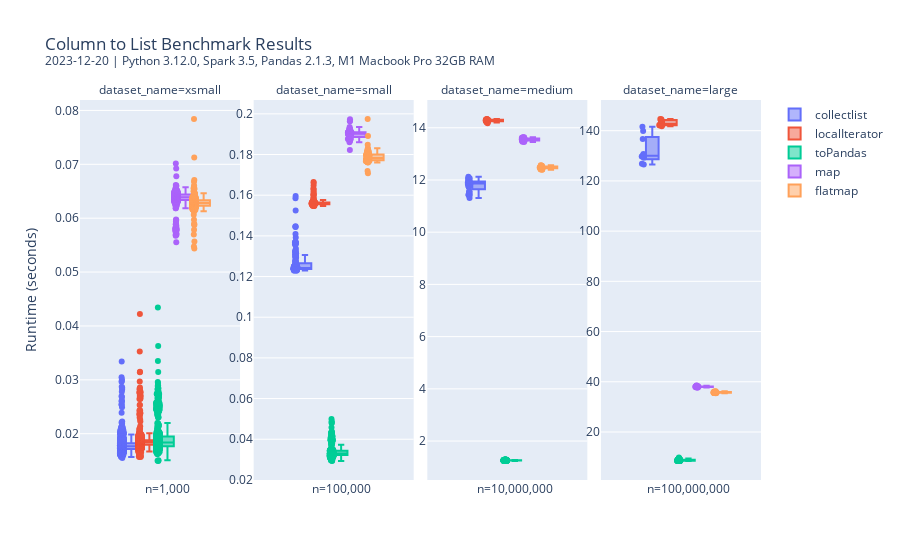

The notebook cell this image was saved under:
### Code cell
show_boxplot(result_df)

### Figure 1 — Plotly figure (JSON) as saved in the notebook; plotly's stock layout.template omitted (floating-point values rounded to 4 significant figures; data arrays with more than 128 entries replaced by an {"elided": "..."} marker saying what was removed)
{"data": [{"alignmentgroup": "True", "boxpoints": "all", "hovertemplate": "test_name=collectlist<br>dataset_name=xsmall<br>dataset_size_formatted=%{x}<br>Runtime (seconds)=%{y}<extra></extra>", "legendgroup": "collectlist", "marker": {"color": "#636efa"}, "name": "collectlist", "notched": false, "offsetgroup": "collectlist", "orientation": "v", "showlegend": true, "type": "box", "x": {"elided": "1132 str values"}, "x0": " ", "xaxis": "x", "y": {"elided": "1132 float values"}, "y0": " ", "yaxis": "y"}, {"alignmentgroup": "True", "boxpoints": "all", "hovertemplate": "test_name=collectlist<br>dataset_name=small<br>dataset_size_formatted=%{x}<br>Runtime (seconds)=%{y}<extra></extra>", "legendgroup": "collectlist", "marker": {"color": "#636efa"}, "name": "collectlist", "notched": false, "offsetgroup": "collectlist", "orientation": "v", "showlegend": false, "type": "box", "x": {"elided": "161 str values"}, "x0": " ", "xaxis": "x2", "y": {"elided": "161 float values"}, "y0": " ", "yaxis": "y2"}, {"alignmentgroup": "True", "boxpoints": "all", "hovertemplate": "test_name=collectlist<br>dataset_name=medium<br>dataset_size_formatted=%{x}<br>Runtime (seconds)=%{y}<extra></extra>", "legendgroup": "collectlist", "marker": {"color": "#636efa"}, "name": "collectlist", "notched": false, "offsetgroup": "collectlist", "orientation": "v", "showlegend": false, "type": "box", "x": ["n=10,000,000", "n=10,000,000", "n=10,000,000", "n=10,000,000", "n=10,000,000", "n=10,000,000", "n=10,000,000", "n=10,000,000", "n=10,000,000", "n=10,000,000", "n=10,000,000", "n=10,000,000", "n=10,000,000", "n=10,000,000", "n=10,000,000", "n=10,000,000", "n=10,000,000", "n=10,000,000", "n=10,000,000", "n=10,000,000", "n=10,000,000", "n=10,000,000", "n=10,000,000", "n=10,000,000", "n=10,000,000", "n=10,000,000", "n=10,000,000", "n=10,000,000", "n=10,000,000", "n=10,000,000", "n=10,000,000", "n=10,000,000"], "x0": " ", "xaxis": "x3", "y": [11.53, 11.57, 11.95, 12.05, 11.81, 11.82, 11.76, 11.46, 11.42, 11.75, 11.83, 11.86, 11.87, 11.43, 11.91, 12.04, 12.07, 11.96, 11.97, 11.31, 11.92, 11.9, 11.95, 11.72, 11.45, 11.94, 11.92, 11.81, 11.89, 12.13, 11.55, 11.9], "y0": " ", "yaxis": "y3"}, {"alignmentgroup": "True", "boxpoints": "all", "hovertemplate": "test_name=collectlist<br>dataset_name=large<br>dataset_size_formatted=%{x}<br>Runtime (seconds)=%{y}<extra></extra>", "legendgroup": "collectlist", "marker": {"color": "#636efa"}, "name": "collectlist", "notched": false, "offsetgroup": "collectlist", "orientation": "v", "showlegend": false, "type": "box", "x": ["n=100,000,000", "n=100,000,000", "n=100,000,000", "n=100,000,000", "n=100,000,000", "n=100,000,000", "n=100,000,000", "n=100,000,000", "n=100,000,000"], "x0": " ", "xaxis": "x4", "y": [129.2, 126.5, 130.0, 130.7, 126.9, 139.9, 141.5, 136.7, 129.8], "y0": " ", "yaxis": "y4"}, {"alignmentgroup": "True", "boxpoints": "all", "hovertemplate": "test_name=localIterator<br>dataset_name=xsmall<br>dataset_size_formatted=%{x}<br>Runtime (seconds)=%{y}<extra></extra>", "legendgroup": "localIterator", "marker": {"color": "#EF553B"}, "name": "localIterator", "notched": false, "offsetgroup": "localIterator", "orientation": "v", "showlegend": true, "type": "box", "x": {"elided": "1124 str values"}, "x0": " ", "xaxis": "x", "y": {"elided": "1124 float values"}, "y0": " ", "yaxis": "y"}, {"alignmentgroup": "True", "boxpoints": "all", "hovertemplate": "test_name=localIterator<br>dataset_name=small<br>dataset_size_formatted=%{x}<br>Runtime (seconds)=%{y}<extra></extra>", "legendgroup": "localIterator", "marker": {"color": "#EF553B"}, "name": "localIterator", "notched": false, "offsetgroup": "localIterator", "orientation": "v", "showlegend": false, "type": "box", "x": ["n=100,000", "n=100,000", "n=100,000", "n=100,000", "n=100,000", "n=100,000", "n=100,000", "n=100,000", "n=100,000", "n=100,000", "n=100,000", "n=100,000", "n=100,000", "n=100,000", "n=100,000", "n=100,000", "n=100,000", "n=100,000", "n=100,000", "n=100,000", "n=100,000", "n=100,000", "n=100,000", "n=100,000", "n=100,000", "n=100,000", "n=100,000", "n=100,000", "n=100,000", "n=100,000", "n=100,000", "n=100,000", "n=100,000", "n=100,000", "n=100,000", "n=100,000", "n=100,000", "n=100,000", "n=100,000", "n=100,000", "n=100,000", "n=100,000", "n=100,000", "n=100,000", "n=100,000", "n=100,000", "n=100,000", "n=100,000", "n=100,000", "n=100,000", "n=100,000", "n=100,000", "n=100,000", "n=100,000", "n=100,000", "n=100,000", "n=100,000", "n=100,000", "n=100,000", "n=100,000", "n=100,000", "n=100,000", "n=100,000", "n=100,000", "n=100,000", "n=100,000", "n=100,000", "n=100,000", "n=100,000", "n=100,000", "n=100,000", "n=100,000", "n=100,000", "n=100,000", "n=100,000", "n=100,000", "n=100,000", "n=100,000", "n=100,000", "n=100,000", "n=100,000", "n=100,000", "n=100,000", "n=100,000", "n=100,000", "n=100,000", "n=100,000", "n=100,000", "n=100,000", "n=100,000", "n=100,000", "n=100,000", "n=100,000", "n=100,000", "n=100,000", "n=100,000", "n=100,000", "n=100,000", "n=100,000", "n=100,000", "n=100,000", "n=100,000", "n=100,000", "n=100,000", "n=100,000", "n=100,000", "n=100,000", "n=100,000", "n=100,000", "n=100,000", "n=100,000", "n=100,000", "n=100,000", "n=100,000", "n=100,000", "n=100,000", "n=100,000", "n=100,000", "n=100,000", "n=100,000", "n=100,000", "n=100,000", "n=100,000", "n=100,000", "n=100,000", "n=100,000", "n=100,000", "n=100,000"], "x0": " ", "xaxis": "x2", "y": [0.1573, 0.1561, 0.1573, 0.1549, 0.1564, 0.1557, 0.1561, 0.1577, 0.1567, 0.1562, 0.1557, 0.1562, 0.1558, 0.1648, 0.1557, 0.1554, 0.1559, 0.1554, 0.1558, 0.1548, 0.1571, 0.1547, 0.1563, 0.1618, 0.1558, 0.1553, 0.1603, 0.1634, 0.1561, 0.1565, 0.1564, 0.156, 0.1562, 0.1563, 0.1561, 0.1561, 0.1557, 0.159, 0.1583, 0.1558, 0.1557, 0.1562, 0.1563, 0.156, 0.1563, 0.1566, 0.1571, 0.1555, 0.1559, 0.1555, 0.166, 0.1559, 0.1554, 0.1555, 0.1561, 0.156, 0.1555, 0.1558, 0.1554, 0.156, 0.1552, 0.1551, 0.155, 0.1558, 0.1568, 0.1554, 0.1551, 0.1563, 0.1556, 0.1601, 0.1558, 0.1556, 0.1549, 0.1565, 0.1558, 0.1554, 0.1554, 0.1567, 0.1555, 0.156, 0.1555, 0.1564, 0.1555, 0.1557, 0.1552, 0.1568, 0.1568, 0.157, 0.1665, 0.156, 0.1601, 0.1581, 0.1561, 0.1559, 0.1572, 0.1561, 0.156, 0.1559, 0.1548, 0.1565, 0.1561, 0.1558, 0.1555, 0.1563, 0.1561, 0.1558, 0.1549, 0.1555, 0.1556, 0.1557, 0.157, 0.1563, 0.1566, 0.1566, 0.1552, 0.1611, 0.156, 0.156, 0.1564, 0.1562, 0.1562, 0.156, 0.1549, 0.1563, 0.1559, 0.1548, 0.1554, 0.1628], "y0": " ", "yaxis": "y2"}, {"alignmentgroup": "True", "boxpoints": "all", "hovertemplate": "test_name=localIterator<br>dataset_name=medium<br>dataset_size_formatted=%{x}<br>Runtime (seconds)=%{y}<extra></extra>", "legendgroup": "localIterator", "marker": {"color": "#EF553B"}, "name": "localIterator", "notched": false, "offsetgroup": "localIterator", "orientation": "v", "showlegend": false, "type": "box", "x": ["n=10,000,000", "n=10,000,000", "n=10,000,000", "n=10,000,000", "n=10,000,000", "n=10,000,000", "n=10,000,000", "n=10,000,000", "n=10,000,000", "n=10,000,000", "n=10,000,000", "n=10,000,000", "n=10,000,000", "n=10,000,000", "n=10,000,000", "n=10,000,000", "n=10,000,000", "n=10,000,000", "n=10,000,000", "n=10,000,000", "n=10,000,000", "n=10,000,000", "n=10,000,000", "n=10,000,000", "n=10,000,000", "n=10,000,000"], "x0": " ", "xaxis": "x3", "y": [14.17, 14.2, 14.23, 14.27, 14.31, 14.3, 14.32, 14.31, 14.32, 14.29, 14.26, 14.25, 14.28, 14.25, 14.3, 14.3, 14.24, 14.26, 14.3, 14.28, 14.25, 14.28, 14.25, 14.25, 14.32, 14.34], "y0": " ", "yaxis": "y3"}, {"alignmentgroup": "True", "boxpoints": "all", "hovertemplate": "test_name=localIterator<br>dataset_name=large<br>dataset_size_formatted=%{x}<br>Runtime (seconds)=%{y}<extra></extra>", "legendgroup": "localIterator", "marker": {"color": "#EF553B"}, "name": "localIterator", "notched": false, "offsetgroup": "localIterator", "orientation": "v", "showlegend": false, "type": "box", "x": ["n=100,000,000", "n=100,000,000", "n=100,000,000", "n=100,000,000", "n=100,000,000", "n=100,000,000", "n=100,000,000", "n=100,000,000", "n=100,000,000"], "x0": " ", "xaxis": "x4", "y": [142.6, 144.7, 144.6, 143.8, 144.2, 142.3, 141.8, 142.3, 142.1], "y0": " ", "yaxis": "y4"}, {"alignmentgroup": "True", "boxpoints": "all", "hovertemplate": "test_name=toPandas<br>dataset_name=xsmall<br>dataset_size_formatted=%{x}<br>Runtime (seconds)=%{y}<extra></extra>", "legendgroup": "toPandas", "marker": {"color": "#00cc96"}, "name": "toPandas", "notched": false, "offsetgroup": "toPandas", "orientation": "v", "showlegend": true, "type": "box", "x": {"elided": "719 str values"}, "x0": " ", "xaxis": "x", "y": {"elided": "719 float values"}, "y0": " ", "yaxis": "y"}, {"alignmentgroup": "True", "boxpoints": "all", "hovertemplate": "test_name=toPandas<br>dataset_name=small<br>dataset_size_formatted=%{x}<br>Runtime (seconds)=%{y}<extra></extra>", "legendgroup": "toPandas", "marker": {"color": "#00cc96"}, "name": "toPandas", "notched": false, "offsetgroup": "toPandas", "orientation": "v", "showlegend": false, "type": "box", "x": {"elided": "416 str values"}, "x0": " ", "xaxis": "x2", "y": {"elided": "416 float values"}, "y0": " ", "yaxis": "y2"}, {"alignmentgroup": "True", "boxpoints": "all", "hovertemplate": "test_name=toPandas<br>dataset_name=medium<br>dataset_size_formatted=%{x}<br>Runtime (seconds)=%{y}<extra></extra>", "legendgroup": "toPandas", "marker": {"color": "#00cc96"}, "name": "toPandas", "notched": false, "offsetgroup": "toPandas", "orientation": "v", "showlegend": false, "type": "box", "x": {"elided": "281 str values"}, "x0": " ", "xaxis": "x3", "y": {"elided": "281 float values"}, "y0": " ", "yaxis": "y3"}, {"alignmentgroup": "True", "boxpoints": "all", "hovertemplate": "test_name=toPandas<br>dataset_name=large<br>dataset_size_formatted=%{x}<br>Runtime (seconds)=%{y}<extra></extra>", "legendgroup": "toPandas", "marker": {"color": "#00cc96"}, "name": "toPandas", "notched": false, "offsetgroup": "toPandas", "orientation": "v", "showlegend": false, "type": "box", "x": ["n=100,000,000", "n=100,000,000", "n=100,000,000", "n=100,000,000", "n=100,000,000", "n=100,000,000", "n=100,000,000", "n=100,000,000", "n=100,000,000", "n=100,000,000", "n=100,000,000", "n=100,000,000", "n=100,000,000", "n=100,000,000", "n=100,000,000", "n=100,000,000", "n=100,000,000", "n=100,000,000", "n=100,000,000", "n=100,000,000", "n=100,000,000", "n=100,000,000", "n=100,000,000", "n=100,000,000", "n=100,000,000", "n=100,000,000", "n=100,000,000", "n=100,000,000", "n=100,000,000", "n=100,000,000", "n=100,000,000", "n=100,000,000", "n=100,000,000", "n=100,000,000", "n=100,000,000", "n=100,000,000", "n=100,000,000", "n=100,000,000", "n=100,000,000", "n=100,000,000", "n=100,000,000", "n=100,000,000", "n=100,000,000", "n=100,000,000", "n=100,000,000", "n=100,000,000", "n=100,000,000", "n=100,000,000", "n=100,000,000", "n=100,000,000", "n=100,000,000", "n=100,000,000", "n=100,000,000", "n=100,000,000", "n=100,000,000", "n=100,000,000", "n=100,000,000", "n=100,000,000", "n=100,000,000", "n=100,000,000", "n=100,000,000", "n=100,000,000", "n=100,000,000", "n=100,000,000", "n=100,000,000", "n=100,000,000", "n=100,000,000", "n=100,000,000", "n=100,000,000", "n=100,000,000", "n=100,000,000", "n=100,000,000", "n=100,000,000", "n=100,000,000", "n=100,000,000", "n=100,000,000", "n=100,000,000", "n=100,000,000", "n=100,000,000", "n=100,000,000", "n=100,000,000", "n=100,000,000", "n=100,000,000", "n=100,000,000", "n=100,000,000", "n=100,000,000", "n=100,000,000", "n=100,000,000", "n=100,000,000", "n=100,000,000", "n=100,000,000", "n=100,000,000", "n=100,000,000", "n=100,000,000", "n=100,000,000", "n=100,000,000", "n=100,000,000", "n=100,000,000", "n=100,000,000", "n=100,000,000", "n=100,000,000", "n=100,000,000", "n=100,000,000", "n=100,000,000", "n=100,000,000", "n=100,000,000", "n=100,000,000", "n=100,000,000", "n=100,000,000", "n=100,000,000", "n=100,000,000", "n=100,000,000", "n=100,000,000", "n=100,000,000", "n=100,000,000", "n=100,000,000", "n=100,000,000", "n=100,000,000"], "x0": " ", "xaxis": "x4", "y": [8.863, 8.811, 8.938, 8.947, 8.889, 8.99, 8.74, 8.638, 9.16, 9.038, 8.592, 9.168, 8.798, 8.937, 8.672, 8.662, 8.708, 8.693, 8.593, 8.74, 9.147, 8.83, 9.152, 9.107, 8.818, 8.632, 8.868, 8.841, 8.621, 8.587, 8.63, 8.584, 8.675, 8.966, 9.302, 8.567, 8.576, 9.335, 8.739, 8.57, 9.005, 8.583, 8.604, 8.542, 8.606, 8.53, 8.523, 8.498, 8.457, 8.534, 8.566, 9.392, 9.234, 8.496, 8.96, 8.539, 8.487, 8.591, 8.695, 8.435, 8.503, 8.93, 8.566, 8.536, 8.797, 8.548, 8.559, 8.485, 8.523, 8.597, 9.053, 8.576, 8.669, 8.714, 9.387, 8.646, 8.483, 8.865, 8.946, 8.905, 8.449, 8.46, 8.462, 8.486, 8.532, 8.815, 8.718, 8.583, 8.684, 8.602, 9.267, 9.377, 8.727, 8.711, 8.912, 8.738, 8.814, 8.763, 8.677, 8.701, 8.623, 8.938, 8.806, 9.867, 8.744, 8.638, 9.32, 9.015, 9.542, 8.66, 8.713, 8.699, 8.679, 8.622, 8.565, 8.622, 9.137, 8.589], "y0": " ", "yaxis": "y4"}, {"alignmentgroup": "True", "boxpoints": "all", "hovertemplate": "test_name=map<br>dataset_name=xsmall<br>dataset_size_formatted=%{x}<br>Runtime (seconds)=%{y}<extra></extra>", "legendgroup": "map", "marker": {"color": "#ab63fa"}, "name": "map", "notched": false, "offsetgroup": "map", "orientation": "v", "showlegend": true, "type": "box", "x": {"elided": "320 str values"}, "x0": " ", "xaxis": "x", "y": {"elided": "320 float values"}, "y0": " ", "yaxis": "y"}, {"alignmentgroup": "True", "boxpoints": "all", "hovertemplate": "test_name=map<br>dataset_name=small<br>dataset_size_formatted=%{x}<br>Runtime (seconds)=%{y}<extra></extra>", "legendgroup": "map", "marker": {"color": "#ab63fa"}, "name": "map", "notched": false, "offsetgroup": "map", "orientation": "v", "showlegend": false, "type": "box", "x": ["n=100,000", "n=100,000", "n=100,000", "n=100,000", "n=100,000", "n=100,000", "n=100,000", "n=100,000", "n=100,000", "n=100,000", "n=100,000", "n=100,000", "n=100,000", "n=100,000", "n=100,000", "n=100,000", "n=100,000", "n=100,000", "n=100,000", "n=100,000", "n=100,000", "n=100,000", "n=100,000", "n=100,000", "n=100,000", "n=100,000", "n=100,000", "n=100,000", "n=100,000", "n=100,000", "n=100,000", "n=100,000", "n=100,000", "n=100,000", "n=100,000", "n=100,000", "n=100,000", "n=100,000", "n=100,000", "n=100,000", "n=100,000", "n=100,000", "n=100,000", "n=100,000", "n=100,000", "n=100,000", "n=100,000", "n=100,000", "n=100,000", "n=100,000", "n=100,000", "n=100,000", "n=100,000", "n=100,000", "n=100,000", "n=100,000", "n=100,000", "n=100,000", "n=100,000", "n=100,000", "n=100,000", "n=100,000", "n=100,000", "n=100,000", "n=100,000", "n=100,000", "n=100,000", "n=100,000", "n=100,000", "n=100,000", "n=100,000", "n=100,000", "n=100,000", "n=100,000", "n=100,000", "n=100,000", "n=100,000", "n=100,000", "n=100,000", "n=100,000", "n=100,000", "n=100,000", "n=100,000", "n=100,000", "n=100,000", "n=100,000", "n=100,000", "n=100,000", "n=100,000", "n=100,000", "n=100,000", "n=100,000", "n=100,000", "n=100,000", "n=100,000", "n=100,000", "n=100,000", "n=100,000", "n=100,000", "n=100,000", "n=100,000", "n=100,000", "n=100,000", "n=100,000", "n=100,000"], "x0": " ", "xaxis": "x2", "y": [0.1891, 0.1921, 0.1904, 0.1911, 0.1911, 0.1877, 0.1908, 0.1888, 0.1901, 0.1874, 0.1917, 0.1878, 0.1901, 0.1884, 0.1867, 0.1905, 0.1896, 0.1917, 0.1878, 0.1884, 0.1901, 0.1884, 0.1905, 0.191, 0.1902, 0.1885, 0.19, 0.1902, 0.1926, 0.1876, 0.1905, 0.19, 0.1906, 0.1964, 0.1895, 0.1923, 0.1909, 0.1909, 0.1894, 0.1887, 0.1973, 0.1914, 0.1925, 0.1913, 0.1888, 0.1884, 0.1902, 0.191, 0.1887, 0.1877, 0.1907, 0.1893, 0.1896, 0.19, 0.1877, 0.1913, 0.1905, 0.1902, 0.1906, 0.1876, 0.1899, 0.1911, 0.1909, 0.1904, 0.1877, 0.1872, 0.1909, 0.1908, 0.1871, 0.1876, 0.1891, 0.1876, 0.1904, 0.1903, 0.186, 0.1872, 0.1899, 0.1913, 0.1881, 0.1922, 0.1965, 0.1822, 0.1909, 0.1906, 0.1935, 0.1905, 0.1917, 0.1909, 0.1906, 0.1909, 0.1912, 0.1886, 0.1903, 0.1903, 0.1871, 0.1891, 0.19, 0.1909, 0.1916, 0.1927, 0.1905, 0.1895, 0.19, 0.1899, 0.1876], "y0": " ", "yaxis": "y2"}, {"alignmentgroup": "True", "boxpoints": "all", "hovertemplate": "test_name=map<br>dataset_name=medium<br>dataset_size_formatted=%{x}<br>Runtime (seconds)=%{y}<extra></extra>", "legendgroup": "map", "marker": {"color": "#ab63fa"}, "name": "map", "notched": false, "offsetgroup": "map", "orientation": "v", "showlegend": false, "type": "box", "x": ["n=10,000,000", "n=10,000,000", "n=10,000,000", "n=10,000,000", "n=10,000,000", "n=10,000,000", "n=10,000,000", "n=10,000,000", "n=10,000,000", "n=10,000,000", "n=10,000,000", "n=10,000,000", "n=10,000,000", "n=10,000,000", "n=10,000,000", "n=10,000,000", "n=10,000,000", "n=10,000,000", "n=10,000,000", "n=10,000,000", "n=10,000,000", "n=10,000,000", "n=10,000,000", "n=10,000,000", "n=10,000,000", "n=10,000,000", "n=10,000,000"], "x0": " ", "xaxis": "x3", "y": [13.51, 13.62, 13.52, 13.49, 13.63, 13.51, 13.5, 13.56, 13.51, 13.55, 13.59, 13.55, 13.52, 13.45, 13.5, 13.61, 13.56, 13.46, 13.59, 13.64, 13.59, 13.51, 13.55, 13.61, 13.57, 13.56, 13.64], "y0": " ", "yaxis": "y3"}, {"alignmentgroup": "True", "boxpoints": "all", "hovertemplate": "test_name=map<br>dataset_name=large<br>dataset_size_formatted=%{x}<br>Runtime (seconds)=%{y}<extra></extra>", "legendgroup": "map", "marker": {"color": "#ab63fa"}, "name": "map", "notched": false, "offsetgroup": "map", "orientation": "v", "showlegend": false, "type": "box", "x": ["n=100,000,000", "n=100,000,000", "n=100,000,000", "n=100,000,000", "n=100,000,000", "n=100,000,000", "n=100,000,000", "n=100,000,000", "n=100,000,000", "n=100,000,000", "n=100,000,000", "n=100,000,000", "n=100,000,000", "n=100,000,000", "n=100,000,000", "n=100,000,000", "n=100,000,000", "n=100,000,000", "n=100,000,000", "n=100,000,000", "n=100,000,000", "n=100,000,000", "n=100,000,000", "n=100,000,000", "n=100,000,000", "n=100,000,000", "n=100,000,000", "n=100,000,000", "n=100,000,000", "n=100,000,000", "n=100,000,000", "n=100,000,000"], "x0": " ", "xaxis": "x4", "y": [38.04, 37.89, 37.89, 38.12, 38.03, 37.93, 37.69, 37.94, 38.04, 38.13, 37.76, 38.3, 38.11, 38.05, 37.92, 37.89, 38.37, 37.69, 38.06, 37.86, 38.02, 38.16, 38.42, 38.14, 38.03, 38.19, 37.92, 38.54, 38.06, 38.04, 38.06, 37.97], "y0": " ", "yaxis": "y4"}, {"alignmentgroup": "True", "boxpoints": "all", "hovertemplate": "test_name=flatmap<br>dataset_name=xsmall<br>dataset_size_formatted=%{x}<br>Runtime (seconds)=%{y}<extra></extra>", "legendgroup": "flatmap", "marker": {"color": "#FFA15A"}, "name": "flatmap", "notched": false, "offsetgroup": "flatmap", "orientation": "v", "showlegend": true, "type": "box", "x": {"elided": "317 str values"}, "x0": " ", "xaxis": "x", "y": {"elided": "317 float values"}, "y0": " ", "yaxis": "y"}, {"alignmentgroup": "True", "boxpoints": "all", "hovertemplate": "test_name=flatmap<br>dataset_name=small<br>dataset_size_formatted=%{x}<br>Runtime (seconds)=%{y}<extra></extra>", "legendgroup": "flatmap", "marker": {"color": "#FFA15A"}, "name": "flatmap", "notched": false, "offsetgroup": "flatmap", "orientation": "v", "showlegend": false, "type": "box", "x": ["n=100,000", "n=100,000", "n=100,000", "n=100,000", "n=100,000", "n=100,000", "n=100,000", "n=100,000", "n=100,000", "n=100,000", "n=100,000", "n=100,000", "n=100,000", "n=100,000", "n=100,000", "n=100,000", "n=100,000", "n=100,000", "n=100,000", "n=100,000", "n=100,000", "n=100,000", "n=100,000", "n=100,000", "n=100,000", "n=100,000", "n=100,000", "n=100,000", "n=100,000", "n=100,000", "n=100,000", "n=100,000", "n=100,000", "n=100,000", "n=100,000", "n=100,000", "n=100,000", "n=100,000", "n=100,000", "n=100,000", "n=100,000", "n=100,000", "n=100,000", "n=100,000", "n=100,000", "n=100,000", "n=100,000", "n=100,000", "n=100,000", "n=100,000", "n=100,000", "n=100,000", "n=100,000", "n=100,000", "n=100,000", "n=100,000", "n=100,000", "n=100,000", "n=100,000", "n=100,000", "n=100,000", "n=100,000", "n=100,000", "n=100,000", "n=100,000", "n=100,000", "n=100,000", "n=100,000", "n=100,000", "n=100,000", "n=100,000", "n=100,000", "n=100,000", "n=100,000", "n=100,000", "n=100,000", "n=100,000", "n=100,000", "n=100,000", "n=100,000", "n=100,000", "n=100,000", "n=100,000", "n=100,000", "n=100,000", "n=100,000", "n=100,000", "n=100,000", "n=100,000", "n=100,000", "n=100,000", "n=100,000", "n=100,000", "n=100,000", "n=100,000", "n=100,000", "n=100,000", "n=100,000", "n=100,000", "n=100,000", "n=100,000", "n=100,000", "n=100,000", "n=100,000", "n=100,000", "n=100,000", "n=100,000", "n=100,000", "n=100,000", "n=100,000", "n=100,000", "n=100,000", "n=100,000"], "x0": " ", "xaxis": "x2", "y": [0.1789, 0.1805, 0.1779, 0.1769, 0.1827, 0.1821, 0.1813, 0.1819, 0.1775, 0.1773, 0.178, 0.1781, 0.1771, 0.1763, 0.1773, 0.1775, 0.1803, 0.1813, 0.1719, 0.183, 0.1797, 0.1803, 0.1788, 0.1768, 0.1803, 0.1772, 0.1783, 0.1816, 0.1801, 0.181, 0.1798, 0.1795, 0.1782, 0.1766, 0.1771, 0.1767, 0.1797, 0.1802, 0.1762, 0.1771, 0.1792, 0.1779, 0.1772, 0.1766, 0.1769, 0.1776, 0.1799, 0.1808, 0.1891, 0.1794, 0.1781, 0.1768, 0.1778, 0.1776, 0.1804, 0.1767, 0.1801, 0.1975, 0.1798, 0.1776, 0.1818, 0.181, 0.1787, 0.1793, 0.1778, 0.1791, 0.1848, 0.1795, 0.1783, 0.177, 0.1766, 0.1808, 0.1805, 0.1794, 0.1782, 0.1797, 0.18, 0.1788, 0.1772, 0.1707, 0.1788, 0.1771, 0.1775, 0.1779, 0.1794, 0.1779, 0.1798, 0.1793, 0.1794, 0.1771, 0.1776, 0.1797, 0.1781, 0.1762, 0.1775, 0.1766, 0.1797, 0.1803, 0.1771, 0.1773, 0.1772, 0.1766, 0.1775, 0.1761, 0.1769, 0.1764, 0.1796, 0.1802, 0.177, 0.1776, 0.1764, 0.1817, 0.1822], "y0": " ", "yaxis": "y2"}, {"alignmentgroup": "True", "boxpoints": "all", "hovertemplate": "test_name=flatmap<br>dataset_name=medium<br>dataset_size_formatted=%{x}<br>Runtime (seconds)=%{y}<extra></extra>", "legendgroup": "flatmap", "marker": {"color": "#FFA15A"}, "name": "flatmap", "notched": false, "offsetgroup": "flatmap", "orientation": "v", "showlegend": false, "type": "box", "x": ["n=10,000,000", "n=10,000,000", "n=10,000,000", "n=10,000,000", "n=10,000,000", "n=10,000,000", "n=10,000,000", "n=10,000,000", "n=10,000,000", "n=10,000,000", "n=10,000,000", "n=10,000,000", "n=10,000,000", "n=10,000,000", "n=10,000,000", "n=10,000,000", "n=10,000,000", "n=10,000,000", "n=10,000,000", "n=10,000,000", "n=10,000,000", "n=10,000,000", "n=10,000,000", "n=10,000,000", "n=10,000,000", "n=10,000,000", "n=10,000,000", "n=10,000,000", "n=10,000,000"], "x0": " ", "xaxis": "x3", "y": [12.45, 12.48, 12.4, 12.44, 12.45, 12.45, 12.47, 12.46, 12.54, 12.57, 12.47, 12.52, 12.43, 12.51, 12.47, 12.49, 12.47, 12.56, 12.48, 12.47, 12.42, 12.53, 12.4, 12.46, 12.43, 12.51, 12.51, 12.54, 12.4], "y0": " ", "yaxis": "y3"}, {"alignmentgroup": "True", "boxpoints": "all", "hovertemplate": "test_name=flatmap<br>dataset_name=large<br>dataset_size_formatted=%{x}<br>Runtime (seconds)=%{y}<extra></extra>", "legendgroup": "flatmap", "marker": {"color": "#FFA15A"}, "name": "flatmap", "notched": false, "offsetgroup": "flatmap", "orientation": "v", "showlegend": false, "type": "box", "x": ["n=100,000,000", "n=100,000,000", "n=100,000,000", "n=100,000,000", "n=100,000,000", "n=100,000,000", "n=100,000,000", "n=100,000,000", "n=100,000,000", "n=100,000,000", "n=100,000,000", "n=100,000,000", "n=100,000,000", "n=100,000,000", "n=100,000,000", "n=100,000,000", "n=100,000,000", "n=100,000,000", "n=100,000,000", "n=100,000,000", "n=100,000,000", "n=100,000,000", "n=100,000,000", "n=100,000,000", "n=100,000,000", "n=100,000,000", "n=100,000,000", "n=100,000,000", "n=100,000,000", "n=100,000,000", "n=100,000,000", "n=100,000,000", "n=100,000,000"], "x0": " ", "xaxis": "x4", "y": [36.19, 35.77, 35.89, 35.61, 35.81, 35.66, 35.85, 35.75, 36.12, 35.67, 35.5, 35.79, 35.48, 35.55, 35.46, 35.57, 35.74, 35.54, 35.67, 35.72, 35.89, 35.68, 35.93, 35.92, 35.62, 35.6, 35.69, 36.13, 36.06, 35.66, 35.76, 35.81, 35.97], "y0": " ", "yaxis": "y4"}], "layout": {"annotations": [{"font": {}, "showarrow": false, "text": "dataset_name=xsmall", "x": 0.1175, "xanchor": "center", "xref": "paper", "y": 1, "yanchor": "bottom", "yref": "paper"}, {"font": {}, "showarrow": false, "text": "dataset_name=small", "x": 0.3725, "xanchor": "center", "xref": "paper", "y": 1, "yanchor": "bottom", "yref": "paper"}, {"font": {}, "showarrow": false, "text": "dataset_name=medium", "x": 0.6275, "xanchor": "center", "xref": "paper", "y": 1, "yanchor": "bottom", "yref": "paper"}, {"font": {}, "showarrow": false, "text": "dataset_name=large", "x": 0.8825, "xanchor": "center", "xref": "paper", "y": 1, "yanchor": "bottom", "yref": "paper"}], "boxmode": "group", "legend": {"title": {"text": ""}, "tracegroupgap": 0}, "title": {"text": "Column to List Benchmark Results<br><sup>2023-12-20 | Python 3.12.0, Spark 3.5, Pandas 2.1.3, M1 Macbook Pro 32GB RAM</sup></br>"}, "xaxis": {"anchor": "y", "domain": [0, 0.235], "title": {}}, "xaxis2": {"anchor": "y2", "domain": [0.255, 0.49], "title": {}}, "xaxis3": {"anchor": "y3", "domain": [0.51, 0.745], "title": {}}, "xaxis4": {"anchor": "y4", "domain": [0.765, 1.0], "title": {}}, "yaxis": {"anchor": "x", "domain": [0, 1], "showticklabels": true, "title": {"text": "Runtime (seconds)"}}, "yaxis2": {"anchor": "x2", "domain": [0, 1], "showticklabels": true}, "yaxis3": {"anchor": "x3", "domain": [0, 1], "showticklabels": true}, "yaxis4": {"anchor": "x4", "domain": [0, 1], "showticklabels": true}}}
